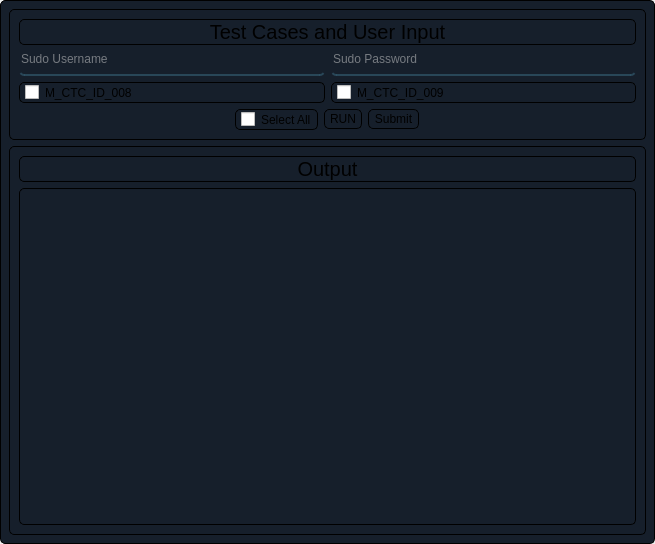
<?xml version="1.0" encoding="UTF-8"?>
<ui version="4.0">
 <class>Supervision</class>
 <widget class="QMainWindow" name="Supervision">
  <property name="geometry">
   <rect>
    <x>0</x>
    <y>0</y>
    <width>655</width>
    <height>544</height>
   </rect>
  </property>
  <property name="windowTitle">
   <string>MainWindow</string>
  </property>
  <widget class="QWidget" name="newWindow">
   <property name="styleSheet">
    <string notr="true">*{
	border:1px solid whilte;
	border-radius:5px;
}
#newWindow,#consoleEdit{
	background-color: #161f2b;
}
QCheckBox, QPushButton{
	padding:2px 5px;
}
QLineEdit{background-color: rgba(0,0,0,0);
	border:none;
	border-bottom:2px solid rgba(46,82,101,200);
	color: rgb(214, 214, 214);
	padding-bottom:7px;
}</string>
   </property>
   <layout class="QVBoxLayout" name="verticalLayout">
    <item>
     <widget class="QFrame" name="InputFrame">
      <property name="frameShape">
       <enum>QFrame::StyledPanel</enum>
      </property>
      <property name="frameShadow">
       <enum>QFrame::Raised</enum>
      </property>
      <layout class="QGridLayout" name="gridLayout">
       <item row="1" column="0">
        <widget class="QLineEdit" name="username">
         <property name="placeholderText">
          <string>Sudo Username</string>
         </property>
        </widget>
       </item>
       <item row="1" column="1">
        <widget class="QLineEdit" name="password">
         <property name="placeholderText">
          <string>Sudo Password</string>
         </property>
        </widget>
       </item>
       <item row="0" column="0" colspan="2">
        <widget class="QLabel" name="InputLabel">
         <property name="font">
          <font>
           <pointsize>15</pointsize>
          </font>
         </property>
         <property name="text">
          <string>Test Cases and User Input</string>
         </property>
         <property name="alignment">
          <set>Qt::AlignCenter</set>
         </property>
        </widget>
       </item>
       <item row="4" column="1">
        <widget class="QCheckBox" name="TC_009">
         <property name="text">
          <string>M_CTC_ID_009</string>
         </property>
        </widget>
       </item>
       <item row="4" column="0">
        <widget class="QCheckBox" name="TC_008">
         <property name="styleSheet">
          <string notr="true"/>
         </property>
         <property name="text">
          <string>M_CTC_ID_008</string>
         </property>
        </widget>
       </item>
       <item row="5" column="0" colspan="2" alignment="Qt::AlignHCenter">
        <widget class="QFrame" name="buttons">
         <property name="styleSheet">
          <string notr="true">#buttons{
	border:none;
}</string>
         </property>
         <property name="frameShape">
          <enum>QFrame::StyledPanel</enum>
         </property>
         <property name="frameShadow">
          <enum>QFrame::Raised</enum>
         </property>
         <layout class="QHBoxLayout" name="horizontalLayout">
          <property name="leftMargin">
           <number>0</number>
          </property>
          <property name="topMargin">
           <number>0</number>
          </property>
          <property name="rightMargin">
           <number>0</number>
          </property>
          <property name="bottomMargin">
           <number>0</number>
          </property>
          <item>
           <widget class="QCheckBox" name="S_all">
            <property name="text">
             <string>Select All</string>
            </property>
           </widget>
          </item>
          <item>
           <widget class="QPushButton" name="runButton">
            <property name="text">
             <string>RUN</string>
            </property>
            <property name="icon">
             <iconset resource="resource.qrc">
              <normaloff>:/icons/icons/play.svg</normaloff>:/icons/icons/play.svg</iconset>
            </property>
           </widget>
          </item>
          <item>
           <widget class="QPushButton" name="pushButton">
            <property name="text">
             <string>Submit</string>
            </property>
            <property name="icon">
             <iconset resource="resource.qrc">
              <normaloff>:/icons/icons/zap.svg</normaloff>:/icons/icons/zap.svg</iconset>
            </property>
           </widget>
          </item>
         </layout>
        </widget>
       </item>
      </layout>
     </widget>
    </item>
    <item>
     <widget class="QFrame" name="OutputFrame">
      <property name="frameShape">
       <enum>QFrame::StyledPanel</enum>
      </property>
      <property name="frameShadow">
       <enum>QFrame::Raised</enum>
      </property>
      <layout class="QVBoxLayout" name="verticalLayout_2">
       <item alignment="Qt::AlignTop">
        <widget class="QLabel" name="outputLabel">
         <property name="font">
          <font>
           <pointsize>15</pointsize>
          </font>
         </property>
         <property name="text">
          <string>Output</string>
         </property>
         <property name="alignment">
          <set>Qt::AlignCenter</set>
         </property>
        </widget>
       </item>
       <item>
        <widget class="QTextEdit" name="consoleEdit"/>
       </item>
      </layout>
     </widget>
    </item>
   </layout>
  </widget>
 </widget>
 <resources>
  <include location="resource.qrc"/>
 </resources>
 <connections/>
</ui>
